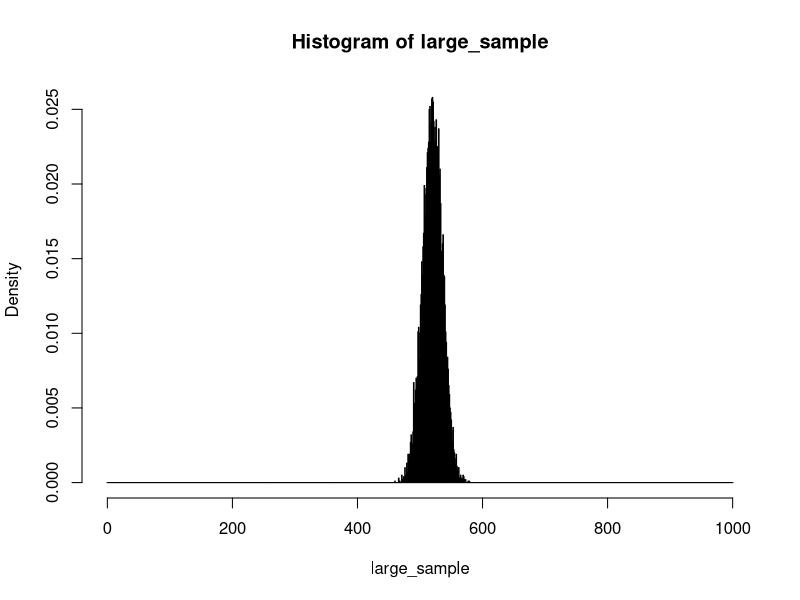
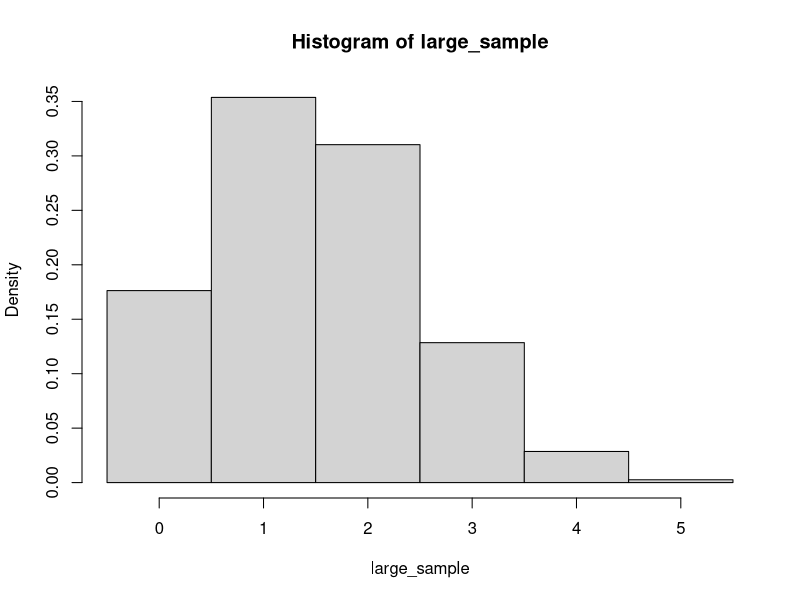

Write the R code that produced these figures, in order.
## ---- chunk 1
p <- 0.52

# Calculate P(X = 1)


# Calculate P(X = 3)


# Calculate P(X >= 4)


## ---- chunk 2

# P(X = 1)

# P(X = 3)

# P(X >= 4)

## ---- chunk 3

# P(X = 1)


# P(X = 3)


# P(X >= 4)


# P(X >= 4)

## ---- chunk 4

## ---- chunk 5

## ---- chunk 6

## ---- chunk 7
large_sample <- rbinom(n = 10000, size = 1000, prob = 0.52)

hist(large_sample, breaks= -0.5:1000.5, probability = TRUE)
## ---- chunk 8
large_sample <- rbinom(n = 10000, size = 5, prob = 0.3)

hist(large_sample, breaks= -0.5:5.5, probability = TRUE)
## ---- chunk 9

## ---- chunk 10

## ---- chunk 11

## ---- chunk 12
# P(X <= 91)


# P(X > 93)


# P(90 < X < 92)$

## ---- chunk 13
# 20th Percentile


# 60th Percentile


# 95th Percentile

## ---- chunk 14

